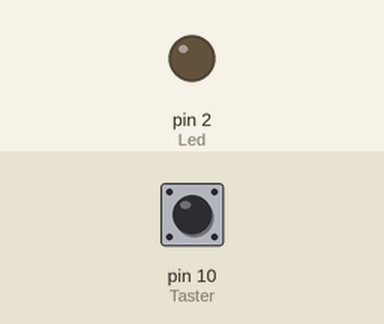
The sketch below on a simulated Arduino Uno, built with avr-gcc and run on an emulated ATmega328P. On the bench: output pins drawn as LEDs (lit = HIGH). Inputs (shaded band) come from the test bench; at power-on: pin 10 (Taster) LOW.

Above: at 1.2 s.
1.3 s: pin 10 (Taster) pulled HIGH for 0.15 s
At 2.2 s:
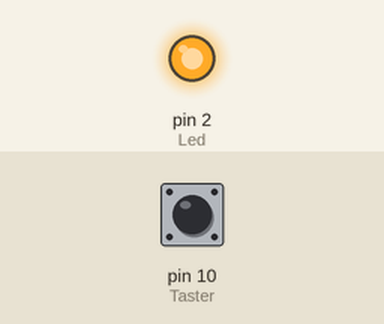
3.0 s: pin 10 (Taster) pulled HIGH for 0.15 s
At 3.1 s:
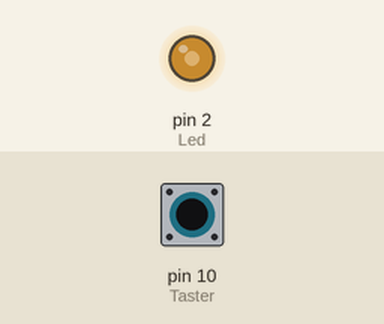
4.7 s: pin 10 (Taster) pulled HIGH for 1 s
At 6.9 s:
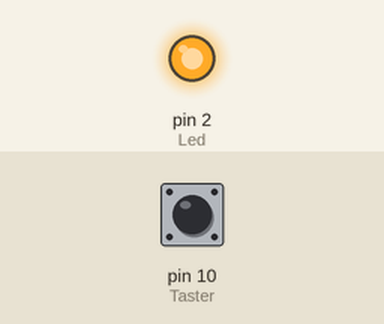
7.2 s: pin 10 (Taster) pulled HIGH for 3.2 s
At 8.0 s:
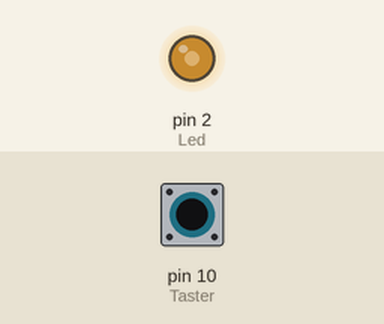
Timing chart, 0 to 11.9 s (numbered marks = the images above; inputs shaded):
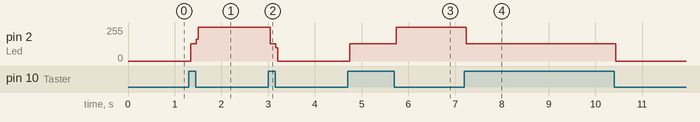

Measured:
- after the input at 1.3 s, pin 2 (Led): 0/255 → 130/255 at once, → 255/255 0.12 s later
- after the input at 3.0 s, pin 2 (Led): 255/255 → 130/255 at once, → 0/255 0.12 s later
- after the input at 4.7 s, pin 2 (Led): 0/255 → 130/255 at once, → 255/255 1.0 s later
- after the input at 7.2 s, pin 2 (Led): 255/255 → 130/255 at once, → 0/255 3.2 s later

The sketch:

Taster_als_Schalter.ino
```cpp
#define Led 2
#define Taster 10
boolean tasterRaste;


void setup() {
  // put your setup code here, to run once:

  pinMode(Led, OUTPUT);
  pinMode(Taster, INPUT);
  Serial.begin(300);
}

void loop() {
  // put your main code here, to run repeatedly:


if (digitalRead(Taster)==1)
{
  if(tasterRaste == 1)
  {
   digitalWrite(Led, LOW);
   tasterRaste=0;
  }
  else
  {
    digitalWrite(Led, HIGH);
   tasterRaste=1;
  }
}
}
```
